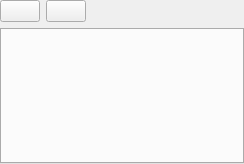
<?xml version="1.0" encoding="UTF-8"?>
<ui version="4.0">
 <class>KReportsViewDecl</class>
 <widget class="QWidget" name="KReportsViewDecl">
  <property name="geometry">
   <rect>
    <x>0</x>
    <y>0</y>
    <width>244</width>
    <height>164</height>
   </rect>
  </property>
  <layout class="QVBoxLayout" name="verticalLayout_2">
   <property name="leftMargin">
    <number>0</number>
   </property>
   <property name="topMargin">
    <number>0</number>
   </property>
   <property name="rightMargin">
    <number>0</number>
   </property>
   <property name="bottomMargin">
    <number>0</number>
   </property>
   <item>
    <layout class="QVBoxLayout" name="verticalLayout">
     <item>
      <layout class="QHBoxLayout" name="searchLayout">
       <item>
        <widget class="KPushButton" name="m_collapseButton">
         <property name="toolTip">
          <string>Collapse all accounts in the list</string>
         </property>
         <property name="text">
          <string/>
         </property>
        </widget>
       </item>
       <item>
        <widget class="KPushButton" name="m_expandButton">
         <property name="toolTip">
          <string>Expand all accounts in the list</string>
         </property>
         <property name="text">
          <string/>
         </property>
        </widget>
       </item>
       <item>
        <spacer name="horizontalSpacer">
         <property name="orientation">
          <enum>Qt::Horizontal</enum>
         </property>
         <property name="sizeHint" stdset="0">
          <size>
           <width>40</width>
           <height>20</height>
          </size>
         </property>
        </spacer>
       </item>
      </layout>
     </item>
     <item>
      <widget class="KTabWidget" name="m_reportTabWidget"/>
     </item>
    </layout>
   </item>
  </layout>
 </widget>
 <layoutdefault spacing="6" margin="11"/>
 <customwidgets>
  <customwidget>
   <class>KLineEdit</class>
   <extends>QLineEdit</extends>
   <header>klineedit.h</header>
  </customwidget>
  <customwidget>
   <class>KPushButton</class>
   <extends>QPushButton</extends>
   <header>kpushbutton.h</header>
  </customwidget>
  <customwidget>
   <class>KTabWidget</class>
   <extends>QTabWidget</extends>
   <header>ktabwidget.h</header>
   <container>1</container>
  </customwidget>
 </customwidgets>
 <resources/>
 <connections/>
</ui>
